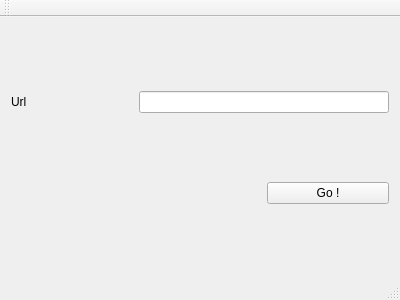
<?xml version="1.0" encoding="UTF-8"?>
<ui version="4.0">
 <class>MainWindow</class>
 <widget class="QMainWindow" name="MainWindow">
  <property name="geometry">
   <rect>
    <x>0</x>
    <y>0</y>
    <width>400</width>
    <height>300</height>
   </rect>
  </property>
  <property name="windowTitle">
   <string>MainWindow</string>
  </property>
  <widget class="QWidget" name="centralWidget">
   <layout class="QGridLayout" name="gridLayout">
    <item row="0" column="0">
     <widget class="QLabel" name="label">
      <property name="text">
       <string>Url</string>
      </property>
     </widget>
    </item>
    <item row="0" column="1" colspan="2">
     <widget class="QLineEdit" name="lineEdit"/>
    </item>
    <item row="1" column="0" colspan="2">
     <spacer name="horizontalSpacer">
      <property name="orientation">
       <enum>Qt::Horizontal</enum>
      </property>
      <property name="sizeHint" stdset="0">
       <size>
        <width>241</width>
        <height>20</height>
       </size>
      </property>
     </spacer>
    </item>
    <item row="1" column="2">
     <widget class="QPushButton" name="pushButton">
      <property name="text">
       <string>Go !</string>
      </property>
     </widget>
    </item>
   </layout>
  </widget>
  <widget class="QMenuBar" name="menuBar">
   <property name="geometry">
    <rect>
     <x>0</x>
     <y>0</y>
     <width>400</width>
     <height>22</height>
    </rect>
   </property>
  </widget>
  <widget class="QToolBar" name="mainToolBar">
   <attribute name="toolBarArea">
    <enum>TopToolBarArea</enum>
   </attribute>
   <attribute name="toolBarBreak">
    <bool>false</bool>
   </attribute>
  </widget>
  <widget class="QStatusBar" name="statusBar"/>
 </widget>
 <layoutdefault spacing="6" margin="11"/>
 <resources/>
 <connections/>
</ui>
